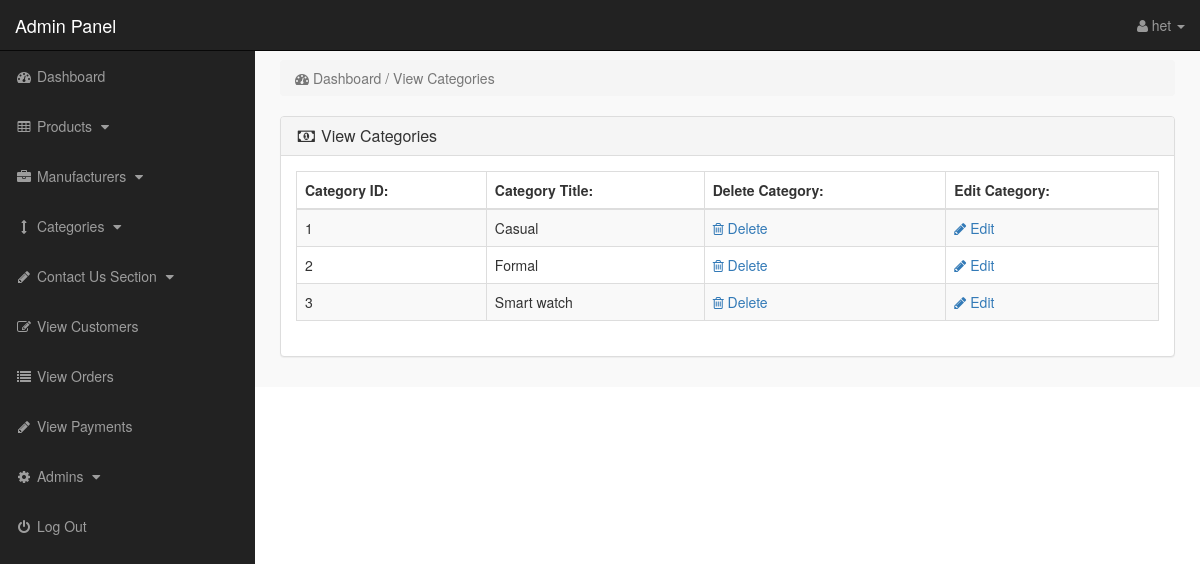
The page /admin/index.php?view_cats (signed in) on the database its author committed.
### tables this page shows
CREATE TABLE `categories` (
  `cat_id` int(10) NOT NULL,
  `cat_title` text NOT NULL,
  `cat_top` text NOT NULL,
  `cat_image` text NOT NULL
);

### admin/view_cats.php (the view)
<?php
if (!isset($_SESSION['admin_email'])) {
    echo "<script>window.open('../login.php','_self')</script>";
} else {
?>
    <div class="row">
        <div class="col-lg-12">
            <ol class="breadcrumb">
                <li class="active">
                    <i class="fa fa-dashboard"></i> Dashboard / View Categories
                </li>
            </ol>
        </div>
    </div>
    <div class="row">
        <div class="col-lg-12">
            <div class="panel panel-default">
                <div class="panel-heading">
                    <h3 class="panel-title">
                        <i class="fa fa-money fa-fw"></i> View Categories
                    </h3>
                </div>
                <div class="panel-body">
                    <div class="table-responsive">
                        <table class="table table-bordered table-hover table-striped">
                            <thead>
                                <tr>
                                    <th>Category ID:</th>
                                    <th>Category Title:</th>
                                    <th>Delete Category:</th>
                                    <th>Edit Category:</th>
                                </tr>
                            </thead>
                            <tbody>
                                <?php
                                $i = 0;
                                $get_cats = "select * from categories";
                                $run_cats = mysqli_query($con, $get_cats);
                                while ($row_cats = mysqli_fetch_array($run_cats)) {
                                    $cat_id = $row_cats['cat_id'];
                                    $cat_title = $row_cats['cat_title'];
                                    $i++;
                                ?>
                                    <tr>
                                        <td><?php echo $i; ?></td>
                                        <td><?php echo $cat_title; ?></td>
                                        <td>
                                            <a href="index.php?delete_cat=<?php echo $cat_id; ?>">
                                                <i class="fa fa-trash-o"></i> Delete
                                            </a>
                                        </td>
                                        <td>
                                            <a href="index.php?edit_cat=<?php echo $cat_id; ?>">
                                                <i class="fa fa-pencil"></i> Edit
                                            </a>
                                        </td>
                                    </tr>
                                <?php } ?>
                            </tbody>
                        </table>
                    </div>
                </div>
            </div>
        </div>
    </div>
<?php } ?>

### admin/includes/sidebar.php (shortened to what this page needs)
<?php
if (!isset($_SESSION['admin_email'])) {
    echo "<script>window.open('login.php','_self')</script>";
} else {
?>
    <nav class="navbar navbar-inverse navbar-fixed-top">
        <div class="navbar-header">
            <a class="navbar-brand" href="index.php?dashboard">Admin Panel</a>
        </div>
        <ul class="nav navbar-right top-nav">
            <li class="dropdown">
                <a href="#" class="dropdown-toggle" data-toggle="dropdown">
                    <i class="fa fa-user"></i>
                    <?php echo $admin_name; ?> <b class="caret"></b>
                </a>
            </li>
        </ul>
        <div class="collapse navbar-collapse navbar-ex1-collapse">
            <ul class="nav navbar-nav side-nav">
                <li>
                    <a href="index.php?dashboard">
                        <i class="fa fa-fw fa-dashboard"></i> Dashboard
                    </a>
                </li>
                <li>
                    <a href="#" data-toggle="collapse" data-target="#products">
                        <i class="fa fa-fw fa-table"></i> Products
                        <i class="fa fa-fw fa-caret-down"></i>
                    </a>
                </li>
                <li>
                    <a href="#" data-toggle="collapse" data-target="#manufacturers">
                        <i class="fa fa-fw fa-briefcase"></i> Manufacturers
                        <i class="fa fa-fw fa-caret-down"></i>
                    </a>
                </li>
                <li>
                    <a href="#" data-toggle="collapse" data-target="#cat">
                        <i class="fa fa-fw fa-arrows-v"></i> Categories
                        <i class="fa fa-fw fa-caret-down"></i>
                    </a>
                </li>
                <li>
                    <a href="#" data-toggle="collapse" data-target="#contact_us">
                        <i class="fa fa-fw fa-pencil"> </i> Contact Us Section
                        <i class="fa fa-fw fa-caret-down"></i>
                    </a>
                </li>
                <li>
                    <a href="index.php?view_customers">
                        <i class="fa fa-fw fa-edit"></i> View Customers
                    </a>
                </li>
                <li>
                    <a href="index.php?view_orders">
                        <i class="fa fa-fw fa-list"></i> View Orders
                    </a>
                </li>
                <li>
                    <a href="index.php?view_payments">
                        <i class="fa fa-fw fa-pencil"></i> View Payments
                    </a>
                </li>
                <li>
                    <a href="#" data-toggle="collapse" data-target="#users">
                        <i class="fa fa-fw fa-gear"></i> Admins
                        <i class="fa fa-fw fa-caret-down"></i>
                    </a>
                </li>
                <li>
                    <a href="logout.php">
                        <i class="fa fa-fw fa-power-off"></i> Log Out
                    </a>
                </li>
            </ul>
        </div>
    </nav>
<?php } ?>

### admin/css/style.css (style rules this page uses)
body { margin-top:100px; }
@media (min-width: 768px) { body { margin-top:50px; } }
.top-nav { padding:0 15px; }
.top-nav>li { display:inline-block; float:left; }
.top-nav>li>a { padding-top:15px; padding-bottom:15px; line-height:20px; color:#999; }
@media (min-width: 768px) { .side-nav { position:fixed; top:51px; width:255px; border-radius:0; overflow-y:auto; background-color: #222; bottom:0; overflow-x:hidden; padding-bottom:40px; } }
@media (min-width: 768px) { .side-nav>li>a { width:255px; } }
.panel-body { border-radius:5px; }

### rows shown on the page
categories: cat_title "Casual"
categories: cat_title "Formal"
categories: cat_title "Smart watch"

### other values the page prints
$admin_name "het"
